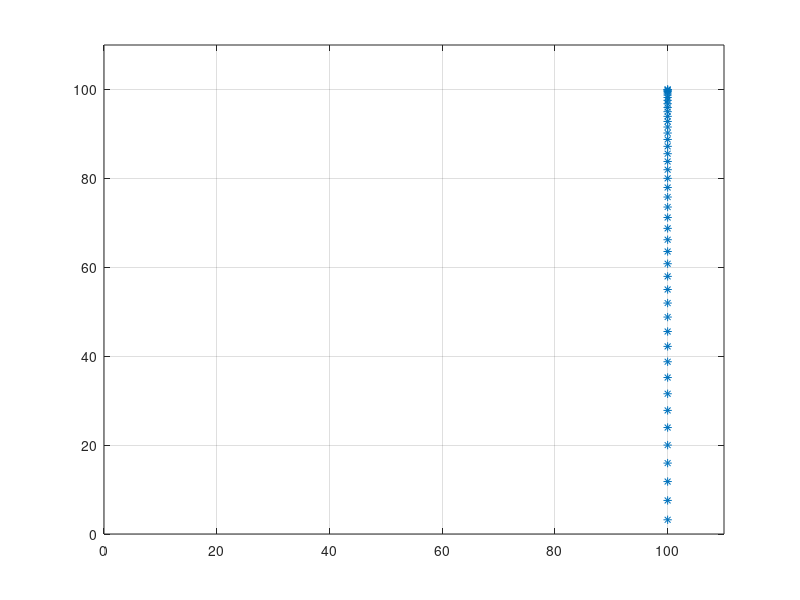

Write MATLAB code to recreate this figure.
a=10;
y=100;
Vy=0;
Tmax= sqrt((2*y)/a)
t=0:0.1:Tmax
x1=100-0*t
y1=100-0.5*a*t.^2
plot(x1,y1,'*')
axis([0, 110, 0, 110]);
grid on

